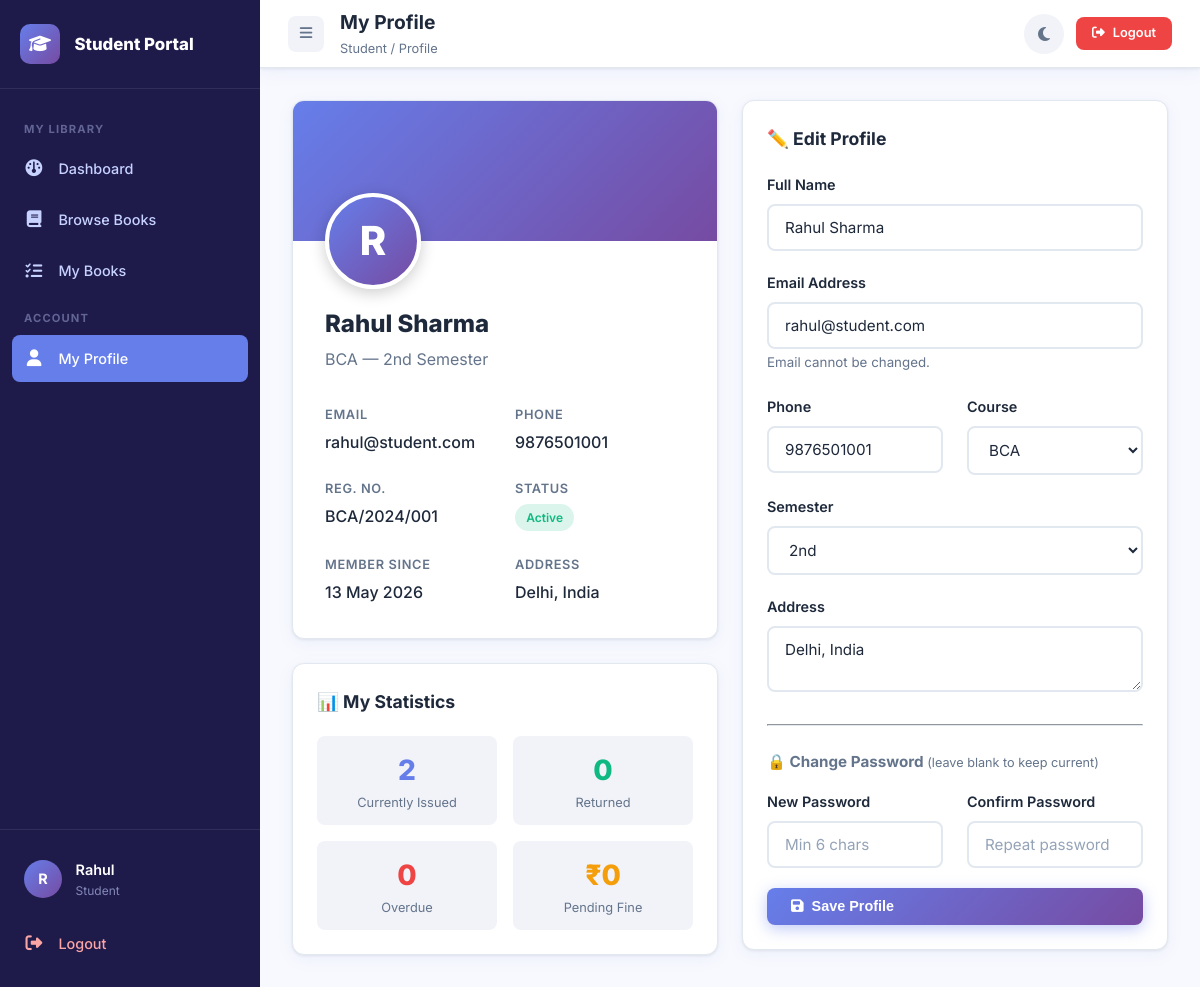
/student/profile.php (signed in), run on the app's committed database.
### tables this page shows
CREATE TABLE IF NOT EXISTS users (
    id INT AUTO_INCREMENT PRIMARY KEY,
    name VARCHAR(100) NOT NULL,
    email VARCHAR(150) UNIQUE NOT NULL,
    password VARCHAR(255) NOT NULL,
    phone VARCHAR(15),
    address TEXT,
    reg_no VARCHAR(50) UNIQUE,
    course VARCHAR(100) DEFAULT 'BCA',
    semester VARCHAR(20),
    status ENUM('active','inactive','blocked') DEFAULT 'active',
    profile_pic VARCHAR(255) DEFAULT 'default.png',
    created_at TIMESTAMP DEFAULT CURRENT_TIMESTAMP
);

### includes/functions.php (called while the page is built, shortened)
<?php
function getStudentById($pdo, $id) {
    $stmt = $pdo->prepare("SELECT * FROM users WHERE id = ?");
    $stmt->execute([$id]);
    return $stmt->fetch();
}
function getStudentIssuedBooks($pdo, $user_id) {
    $stmt = $pdo->prepare(
        "SELECT ib.*, b.title, b.author, b.isbn, c.name as category_name
         FROM issued_books ib
         JOIN books b ON ib.book_id = b.id
         LEFT JOIN categories c ON b.category_id = c.id
         WHERE ib.user_id = ?
         ORDER BY ib.issue_date DESC"
    );
    $stmt->execute([$user_id]);
    return $stmt->fetchAll();
}
function formatDate($date) {
    return date('d M Y', strtotime($date));
}
?>

### student/profile.php (the view, shortened to what this page needs)
<?php
require_once '../includes/functions.php';
$uid  = $_SESSION['user_id'];
$user = getStudentById($pdo, $uid);
$myBooks  = getStudentIssuedBooks($pdo, $uid);
$issued   = count(array_filter($myBooks, fn($b) => $b['status'] === 'issued'));
$returned = count(array_filter($myBooks, fn($b) => $b['status'] === 'returned'));
$overdue  = count(array_filter($myBooks, fn($b) => $b['status'] === 'overdue'));
$fineStmt = $pdo->prepare("SELECT SUM(amount) FROM fines WHERE user_id=? AND paid_status='unpaid'");
$fineStmt->execute([$uid]);
$myFines  = $fineStmt->fetchColumn() ?? 0;
?>
<!DOCTYPE html>
<html lang="en">
<head>
  <link rel="stylesheet" href="../assets/css/style.css"/>
  <link rel="stylesheet" href="../assets/css/dashboard.css"/>
  <link rel="stylesheet" href="https://cdnjs.cloudflare.com/ajax/libs/font-awesome/6.5.0/css/all.min.css"/>
</head>
<body>
<div class="dashboard-layout">
  <?php include '_sidebar.php'; ?>
  <div class="main-content">
    <header class="topbar">
      <div class="topbar-left">
        <button id="toggle-sidebar"><i class="fa-solid fa-bars"></i></button>
        <div><div class="page-title">My Profile</div><div class="breadcrumb">Student / Profile</div></div>
      </div>
      <div class="topbar-right">
        <button class="btn-icon" id="dark-mode-toggle"><i class="fa-solid fa-moon"></i></button>
        <a href="../logout.php" class="btn btn-danger btn-sm"><i class="fa-solid fa-right-from-bracket"></i> Logout</a>
      </div>
    </header>
    <div class="content-area">
      <div class="grid-2" style="align-items:start;">
        <div>
          <div class="profile-card" style="margin-bottom:1.5rem;">
            <div class="profile-banner"></div>
            <div class="profile-body">
              <div class="profile-avatar-wrap">
                <div class="profile-avatar"><?= strtoupper(substr($user['name'],0,1)) ?></div>
              </div>
              <div class="profile-name"><?= htmlspecialchars($user['name']) ?></div>
              <div class="profile-role"><?= htmlspecialchars($user['course'] ?? 'BCA') ?> — <?= htmlspecialchars($user['semester'] ?? '') ?> Semester</div>
              <div class="profile-details">
                <div class="detail-item"><label>Email</label><p><?= htmlspecialchars($user['email']) ?></p></div>
                <div class="detail-item"><label>Phone</label><p><?= htmlspecialchars($user['phone'] ?? 'N/A') ?></p></div>
                <div class="detail-item"><label>Reg. No.</label><p><?= htmlspecialchars($user['reg_no'] ?? 'N/A') ?></p></div>
                <div class="detail-item"><label>Status</label><p><span class="badge badge-success"><?= ucfirst($user['status']) ?></span></p></div>
                <div class="detail-item"><label>Member Since</label><p><?= formatDate($user['created_at']) ?></p></div>
                <div class="detail-item"><label>Address</label><p><?= htmlspecialchars($user['address'] ?? 'N/A') ?></p></div>
              </div>
            </div>
          </div>
          <div class="card">
            <div class="card-header"><span class="card-title">📊 My Statistics</span></div>
            <div style="display:grid;grid-template-columns:1fr 1fr;gap:1rem;">
              <div style="text-align:center;padding:.75rem;background:var(--surface2);border-radius:var(--radius-sm);">
                <div style="font-size:1.75rem;font-weight:800;color:var(--primary);"><?= $issued ?></div>
                <div style="font-size:.8rem;color:var(--text-muted);">Currently Issued</div>
              </div>
              <div style="text-align:center;padding:.75rem;background:var(--surface2);border-radius:var(--radius-sm);">
                <div style="font-size:1.75rem;font-weight:800;color:var(--success);"><?= $returned ?></div>
                <div style="font-size:.8rem;color:var(--text-muted);">Returned</div>
              </div>
              <div style="text-align:center;padding:.75rem;background:var(--surface2);border-radius:var(--radius-sm);">
                <div style="font-size:1.75rem;font-weight:800;color:var(--danger);"><?= $overdue ?></div>
                <div style="font-size:.8rem;color:var(--text-muted);">Overdue</div>
              </div>
              <div style="text-align:center;padding:.75rem;background:var(--surface2);border-radius:var(--radius-sm);">
                <div style="font-size:1.75rem;font-weight:800;color:var(--warning);">₹<?= number_format($myFines,0) ?></div>
                <div style="font-size:.8rem;color:var(--text-muted);">Pending Fine</div>
              </div>
            </div>
          </div>
        </div>
        <div class="card">
          <div class="card-header"><span class="card-title">✏️ Edit Profile</span></div>
          <form method="POST">
            <div class="form-group">
              <label class="form-label">Full Name</label>
              <input type="text" name="name" class="form-control" value="<?= htmlspecialchars($user['name']) ?>" required />
            </div>
            <div class="form-group">
              <label class="form-label">Email Address</label>
              <input type="email" class="form-control" value="<?= htmlspecialchars($user['email']) ?>" disabled />
              <small class="text-muted">Email cannot be changed.</small>
            </div>
            <div class="grid-2">
              <div class="form-group">
                <label class="form-label">Phone</label>
                <input type="tel" name="phone" class="form-control" value="<?= htmlspecialchars($user['phone'] ?? '') ?>" />
              </div>
              <div class="form-group">
                <label class="form-label">Course</label>
                <select name="course" class="form-control">
                  <?php foreach(['BCA','MCA','BSc CS','BSc IT','BTech','Other'] as $c): ?>
                    <option value="<?= $c ?>" <?= ($user['course'] === $c) ? 'selected' : '' ?>><?= $c ?></option>
                  <?php endforeach; ?>
                </select>
              </div>
            </div>
            <div class="form-group">
              <label class="form-label">Semester</label>
              <select name="semester" class="form-control">
                <?php foreach(['1st','2nd','3rd','4th','5th','6th'] as $s): ?>
                  <option value="<?= $s ?>" <?= ($user['semester'] === $s) ? 'selected' : '' ?>><?= $s ?></option>
                <?php endforeach; ?>
              </select>
            </div>
            <div class="form-group">
              <label class="form-label">Address</label>
              <textarea name="address" class="form-control" rows="2"><?= htmlspecialchars($user['address'] ?? '') ?></textarea>
            </div>
            <hr style="border-color:var(--border);margin:1.5rem 0;" />
            <p style="font-weight:700;margin-bottom:1rem;font-size:.95rem;">🔒 Change Password <small style="font-weight:400;color:var(--text-muted)">(leave blank to keep current)</small></p>
            <div class="grid-2">
              <div class="form-group">
                <label class="form-label">New Password</label>
                <input type="password" name="new_password" class="form-control" placeholder="Min 6 chars" />
              </div>
              <div class="form-group">
                <label class="form-label">Confirm Password</label>
                <input type="password" name="confirm_password" class="form-control" placeholder="Repeat password" />
              </div>
            </div>
            <button type="submit" class="btn btn-primary" style="width:100%;">
              <i class="fa-solid fa-floppy-disk"></i> Save Profile
            </button>
          </form>
        </div>
      </div>
    </div>
  </div>
</div>
</body>
</html>

### assets/css/style.css (style rules this page uses)
:root { --primary: #667eea; --primary-dark: #5a6fd6; --secondary: #764ba2; --accent: #f093fb; --gradient: linear-gradient(135deg, #667eea 0%, #764ba2 100%); --gradient-soft: linear-gradient(135deg, #f5f7ff 0%, #f0f0ff 100%); --success: #10b981; --warning: #f59e0b; --danger: #ef4444; --info: #3b82f6; --bg: #f8f9fe; --surface: #ffffff; --surface2: #f1f3f9; --border: #e2e8f0; --text: #1e293b; --text-muted: #64748b; --text-light: #94a3b8; --sidebar-bg: #1e1b4b; --sidebar-text: #c7d2fe; --sidebar-active: #667eea; --shadow: 0 1px 3px rgba(0,0,0,.08), 0 4px 16px rgba(102,126,234,.08); --shadow-lg: 0 8px 32px rgba(102,126,234,.18); --radius: 12px; --radius-sm: 8px; --radius-lg: 20px; --transition: all .25s cubic-bezier(.4,0,.2,1); }
*, *::before, *::after { box-sizing: border-box; margin: 0; padding: 0; }
html { scroll-behavior: smooth; }
body { font-family: 'Inter', sans-serif; background: var(--bg); color: var(--text); line-height: 1.6; transition: var(--transition); }
a { text-decoration: none; color: var(--primary); transition: var(--transition); }
p { color: var(--text-muted); }
.btn-icon { width: 40px; height: 40px; border-radius: 50%; border: none; background: var(--surface2); color: var(--text-muted); cursor: pointer; font-size: 1rem; display: flex; align-items: center; justify-content: center; transition: var(--transition); }
.btn { display: inline-flex; align-items: center; gap: .5rem; padding: .65rem 1.5rem; border-radius: var(--radius-sm); font-size: .9rem; font-weight: 600; cursor: pointer; border: none; transition: var(--transition); text-decoration: none; white-space: nowrap; }
.btn-primary { background: var(--gradient); color: white; box-shadow: 0 4px 15px rgba(102,126,234,.4); }
.btn-danger { background: var(--danger); color: white; }
.btn-sm { padding: .4rem 1rem; font-size: .8rem; }
.card { background: var(--surface); border-radius: var(--radius); box-shadow: var(--shadow); border: 1px solid var(--border); padding: 1.5rem; transition: var(--transition); }
.card-header { display: flex; align-items: center; justify-content: space-between; margin-bottom: 1.25rem; }
.card-title { font-size: 1.1rem; font-weight: 700; color: var(--text); }
.form-group { margin-bottom: 1.25rem; }
.form-label { display: block; margin-bottom: .5rem; font-weight: 600; font-size: .9rem; color: var(--text); }
.form-control { width: 100%; padding: .75rem 1rem; border: 2px solid var(--border); border-radius: var(--radius-sm); background: var(--surface); color: var(--text); font-family: inherit; font-size: .95rem; transition: var(--transition); }
.form-control::placeholder { color: var(--text-light); }
.badge { display: inline-flex; align-items: center; padding: .25rem .7rem; border-radius: 50px; font-size: .75rem; font-weight: 600; }
.badge-success { background: rgba(16,185,129,.15); color: var(--success); }
.text-muted { color: var(--text-muted); }
.grid-2 { display: grid; grid-template-columns: 1fr 1fr; gap: 1.5rem; }

### data on the page
users: name "R", name "Rahul Sharma", course "BCA", semester "2nd", email "rahul@student.com", phone "9876501001", reg_no "BCA/2024/001", status "Active", created_at "13 May 2026", address "Delhi, India"

### other printed values
substr($_SESSION['user_name'] ?? 'S', 0, 1) "R"
explode(' ', $_SESSION['user_name'] ?? 'Student')[0] "Rahul"
$issued "2"
$returned "0"
$overdue "0"
$myFines "0"
